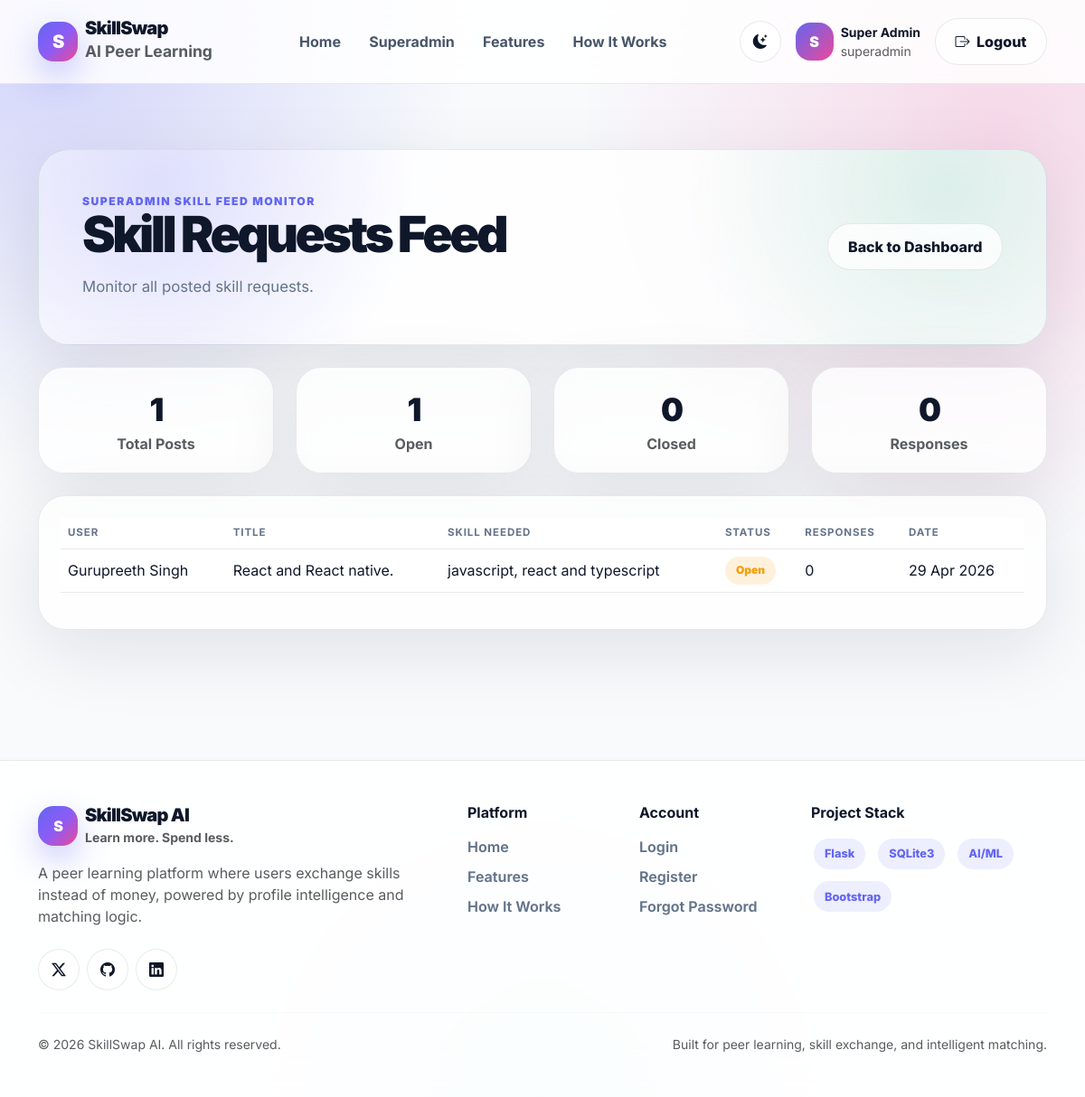
Screenshot of /admin/skill-feed (signed in) with the database file from the repository.
### app.py (models this page shows)
class SkillRequestPost(db.Model):
    id = db.Column(db.Integer, primary_key=True)
    user_id = db.Column(db.Integer, db.ForeignKey("user.id"), nullable=False)
    title = db.Column(db.String(180), nullable=False)
    skill_needed = db.Column(db.String(150), nullable=False)
    description = db.Column(db.Text, nullable=False)
    preferred_exchange_skill = db.Column(db.String(150), nullable=True)
    status = db.Column(db.String(50), default="open")
    created_at = db.Column(db.DateTime, default=datetime.utcnow)
    closed_at = db.Column(db.DateTime, nullable=True)
    user = db.relationship("User", backref="skill_request_posts")

class User(db.Model):
    id = db.Column(db.Integer, primary_key=True)
    full_name = db.Column(db.String(120), nullable=False)
    email = db.Column(db.String(150), unique=True, nullable=False)
    password = db.Column(db.String(255), nullable=False)
    role = db.Column(db.String(50), default="user")
    skills_offered = db.Column(db.String(255), default="")
    skills_wanted = db.Column(db.String(255), default="")
    reset_token = db.Column(db.String(255), nullable=True)
    created_at = db.Column(db.DateTime, default=datetime.utcnow)

### app.py (the view)
@app.route("/admin/skill-feed")
def admin_skill_feed():
    if not login_required():
        flash("Please login first.", "danger")
        return redirect(url_for("login"))
    if not superadmin_required():
        flash("Access denied. Superadmin only.", "danger")
        return redirect(url_for("user_dashboard"))
    posts = SkillRequestPost.query.order_by(
        SkillRequestPost.created_at.desc()
    ).all()
    feed_stats = get_platform_feed_stats()
    return render_template(
        "admin_skill_feed.html",
        posts=posts,
        feed_stats=feed_stats
    )

### app.py (called while the page is built)
def login_required():
    return "user_id" in session

def superadmin_required():
    return session.get("role") == "superadmin"

def get_platform_feed_stats():
    return {
        "total_posts": SkillRequestPost.query.count(),
        "open_posts": SkillRequestPost.query.filter_by(status="open").count(),
        "closed_posts": SkillRequestPost.query.filter_by(status="closed").count(),
        "responses": SkillRequestResponse.query.count(),
    }

### templates/admin_skill_feed.html (shortened to what this page needs)
{% extends "base.html" %}
{% block content %}
<section class="easy-page-section">
  <div class="container">
    <div class="easy-hero-card mb-4">
      <div class="d-flex flex-column flex-lg-row justify-content-between align-items-lg-center gap-3">
        <div>
          <div class="section-eyebrow">Superadmin Skill Feed Monitor</div>
          <h1 class="easy-title">Skill Requests Feed</h1>
          <p class="section-subtitle mb-0">Monitor all posted skill requests.</p>
        </div>
        <a href="{{ url_for('superadmin_dashboard') }}" class="premium-btn premium-btn-soft">Back to Dashboard</a>
      </div>
    </div>
    <div class="row g-4 mb-4">
      <div class="col-md-3"><div class="easy-stat-card"><div class="stat-number">{{ feed_stats.total_posts }}</div><div class="text-muted fw-bold">Total Posts</div></div></div>
      <div class="col-md-3"><div class="easy-stat-card"><div class="stat-number">{{ feed_stats.open_posts }}</div><div class="text-muted fw-bold">Open</div></div></div>
      <div class="col-md-3"><div class="easy-stat-card"><div class="stat-number">{{ feed_stats.closed_posts }}</div><div class="text-muted fw-bold">Closed</div></div></div>
      <div class="col-md-3"><div class="easy-stat-card"><div class="stat-number">{{ feed_stats.responses }}</div><div class="text-muted fw-bold">Responses</div></div></div>
    </div>
    <div class="easy-panel">
      <div class="table-responsive">
        <table class="table align-middle">
          <thead>
            <tr>
              <th>User</th>
              <th>Title</th>
              <th>Skill Needed</th>
              <th>Status</th>
              <th>Responses</th>
              <th>Date</th>
            </tr>
          </thead>
          <tbody>
            {% for post in posts %}
              <tr>
                <td>{{ post.user.full_name }}</td>
                <td>{{ post.title }}</td>
                <td>{{ post.skill_needed }}</td>
                <td><span class="easy-status status-{{ post.status }}">{{ post.status }}</span></td>
                <td>{{ post.responses|length }}</td>
                <td>{{ post.created_at.strftime('%d %b %Y') }}</td>
              </tr>
            {% endfor %}
          </tbody>
        </table>
      </div>
    </div>
  </div>
</section>
{% endblock %}

### static/css/style.css (style rules this page uses)
:root { --bg-main: #f8fafc; --bg-soft: #eef2ff; --bg-card: rgba(255, 255, 255, 0.78); --bg-card-solid: #ffffff; --bg-nav: rgba(255, 255, 255, 0.84); --text-main: #0f172a; --text-soft: #475569; --text-muted: #64748b; --border-soft: rgba(15, 23, 42, 0.09); --shadow-soft: 0 24px 80px rgba(15, 23, 42, 0.10); --shadow-hover: 0 30px 90px rgba(15, 23, 42, 0.16); --primary: #6366f1; --primary-dark: #4f46e5; --secondary: #8b5cf6; --accent: #ec4899; --success: #10b981; --warning: #f59e0b; --danger: #ef4444; --info: #06b6d4; }
* { box-sizing: border-box; }
html { scroll-behavior: smooth; }
body { min-height: 100vh; margin: 0; font-family: "Inter", system-ui, -apple-system, BlinkMacSystemFont, "Segoe UI", sans-serif; color: var(--text-main); background: radial-gradient(circle at 5% 4%, rgba(99,102,241,0.25), transparent 28%), radial-gradient(circle at 92% 12%, rgba(236,72,153,0.19), transparent 30%), radial-gradient(circle at 50% 100%, rgba(6,182,212,0.10), transparent 24%), var(--bg-main); overflow-x: hidden; }
a { text-decoration: none; }
.premium-btn { border-radius: 999px; padding: 0.8rem 1.35rem; font-weight: 800; border: 0; transition: 0.2s ease; }
.premium-btn-soft { color: var(--text-main); background: var(--bg-card); border: 1px solid var(--border-soft); }
.section-eyebrow { color: var(--primary); font-weight: 900; letter-spacing: 0.12em; font-size: 0.76rem; text-transform: uppercase; }
.section-subtitle { color: var(--text-muted); font-size: 1.05rem; line-height: 1.8; }
.stat-number { font-size: 2.2rem; font-weight: 950; letter-spacing: -0.06em; }
.table { color: var(--text-main); }
.table thead th { color: var(--text-muted); text-transform: uppercase; letter-spacing: 0.08em; font-size: 0.72rem; border-bottom: 1px solid var(--border-soft); }
.table tbody td { color: var(--text-main); border-bottom: 1px solid var(--border-soft); vertical-align: middle; }
.easy-page-section { padding: 3rem 0 5rem; }
.easy-hero-card, .easy-panel, .easy-stat-card, .easy-dashboard-box { background: var(--bg-card); border: 1px solid var(--border-soft); box-shadow: var(--shadow-soft); backdrop-filter: blur(22px); }
.easy-hero-card { border-radius: 34px; padding: clamp(1.5rem, 4vw, 3rem); background: radial-gradient(circle at 12% 18%, rgba(99, 102, 241, 0.18), transparent 28%), radial-gradient(circle at 90% 20%, rgba(16, 185, 129, 0.14), transparent 28%), var(--bg-card); }
.easy-title { font-size: clamp(2rem, 4.6vw, 4.3rem); line-height: 0.98; letter-spacing: -0.065em; font-weight: 950; margin-bottom: 1rem; }
.easy-panel, .easy-dashboard-box { border-radius: 30px; padding: 1.5rem; }
.easy-stat-card { border-radius: 28px; padding: 1.25rem; text-align: center; }
.easy-status { display: inline-flex; align-items: center; justify-content: center; padding: 0.42rem 0.75rem; border-radius: 999px; font-weight: 900; text-transform: capitalize; font-size: 0.75rem; }
.status-pending, .status-open { background: rgba(245, 158, 11, 0.14); color: #f59e0b; }

### rows the page displays
SkillRequestPost: user.full_name "Gurupreeth Singh", title "React and React native.", skill_needed "javascript, react and typescript", status "Open", responses|length "0", created_at "29 Apr 2026"

### other values shown
{{ session.get("full_name", "U")[0] }} "S"
{{ session.get("full_name", "User") }} "Super Admin"
{{ session.get("role", "user") }} "superadmin"
{{ feed_stats.total_posts }} "1"
{{ feed_stats.open_posts }} "1"
{{ feed_stats.closed_posts }} "0"
{{ feed_stats.responses }} "0"
